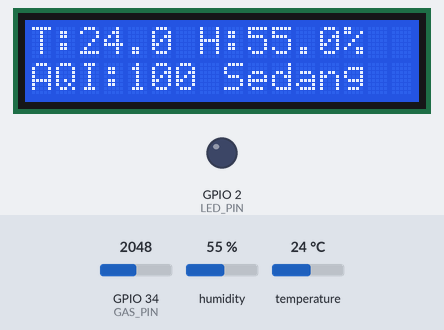
The program below on a simulated ESP32. On the bench: 16×2 character LCD, output pins drawn as LEDs (lit = HIGH). The inputs (shaded band) are chosen by the test bench; at power-on: GPIO 34 (GAS_PIN) = 2048, humidity 55 %, temperature 24 °C. WiFi joins after 1.5 s; servers stay silent unless stated; no MQTT or app messages arrive unless stated; what the program prints to the serial monitor is not drawn.

Above: at 2.7 s.
2.8 s: GPIO 34 (GAS_PIN) set to 2120
At 5.7 s:
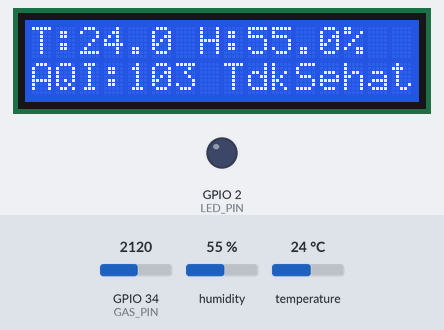
6.7 s: GPIO 34 (GAS_PIN) set to 491
At 8.3 s:
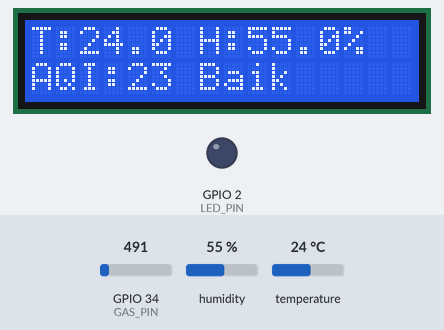
10.6 s: humidity set to 22 %
At 12.1 s:
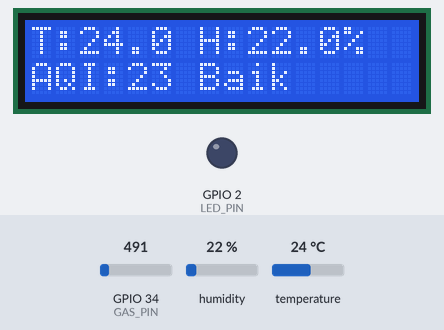
14.5 s: temperature set to 12 °C
At 18.5 s:
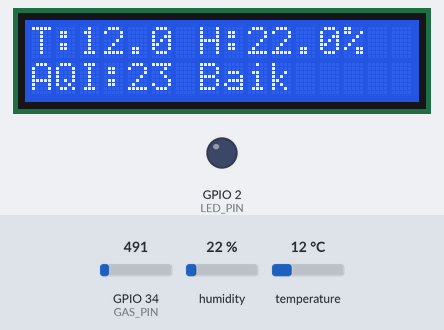
18.8 s: humidity set to 40 %
At 21.3 s:
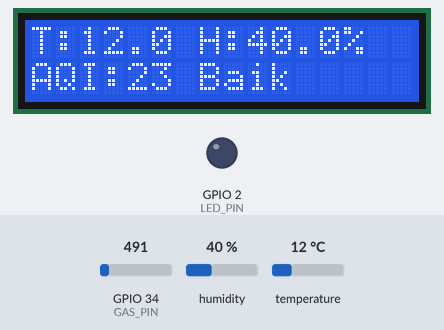
22.7 s: GPIO 34 (GAS_PIN) set to 260
At 23.9 s:
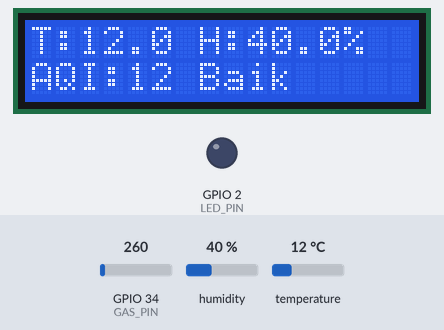
Timing chart, 0 to 25.7 s (numbered marks = the images above; inputs shaded):
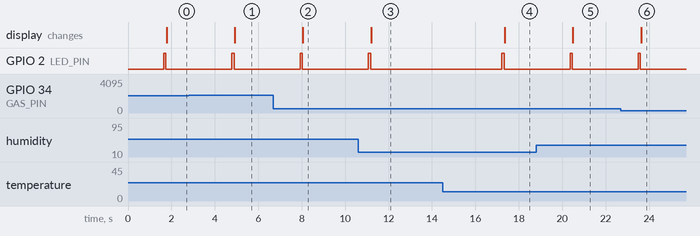

Measured:
- the behaviour switches between 2067 and 2068 on GPIO 34 (GAS_PIN) (found by bisection; images 0 and 1)
- after the input at 2.8 s, GPIO 2 (LED_PIN): LOW → HIGH after 2.0 s, → LOW 0.10 s later; the display: changes after 2.1 s (image 1)
- after the input at 6.7 s, GPIO 2 (LED_PIN): LOW → HIGH after 1.2 s, → LOW 0.10 s later; the display: changes after 1.4 s (image 2)
- after the input at 10.6 s, GPIO 2 (LED_PIN): LOW → HIGH after 0.47 s, → LOW 0.10 s later; the display: changes after 0.60 s (image 3)
- after the input at 14.5 s, GPIO 2 (LED_PIN): LOW → HIGH after 2.7 s, → LOW 0.10 s later; the display: changes after 2.9 s (image 4)
- after the input at 18.8 s, GPIO 2 (LED_PIN): LOW → HIGH after 1.6 s, → LOW 0.10 s later; the display: changes after 1.7 s (image 5)
- after the input at 22.7 s, GPIO 2 (LED_PIN): LOW → HIGH after 0.80 s, → LOW 0.10 s later; the display: changes after 0.93 s (image 6)

The program:

main.cpp
```cpp
#include <Arduino.h>

#include <WiFi.h>
#include <PubSubClient.h>
#include <DHTesp.h>
#include <LiquidCrystal_I2C.h>

// ======================
// WIFI
// ======================

const char* ssid = "Wokwi-GUEST";
const char* password = "";

// ======================
// MQTT
// ======================

const char* mqtt_server = "broker.mqttdashboard.com";

WiFiClient espClient;
PubSubClient client(espClient);

// ======================
// SENSORS
// ======================

DHTesp dhtSensor;
const int DHT_PIN = 15;
const int GAS_PIN = 34;
const int LED_PIN = 2;

// ======================
// LCD
// ======================
LiquidCrystal_I2C lcd(0x27, 16, 2);

// ======================
// LAST VALUES (To prevent duplicate sending)
// ======================
float last_temp = -999.0;
float last_hum = -999.0;
int last_aqi = -999;

// ======================
// CONNECT WIFI
// ======================

void setup_wifi() {
  Serial.println();
  Serial.print("Connecting to WiFi");

  WiFi.begin(ssid, password);

  while (WiFi.status() != WL_CONNECTED) {
    delay(500);
    Serial.print(".");
  }

  Serial.println("");
  Serial.println("WiFi Connected");
  Serial.println(WiFi.localIP());
}

// ======================
// CONNECT MQTT
// ======================

void reconnect_mqtt() {
  while (!client.connected()) {
    Serial.print("Connecting MQTT...");

    if (client.connect("ESP32Client_MonitoringUdara")) {
      Serial.println("connected");
    } else {
      Serial.print("failed, rc=");
      Serial.print(client.state());
      Serial.println(" retrying...");
      delay(2000);
    }
  }
}

// ======================
// SETUP
// ======================

void setup() {
  Serial.begin(115200);

  Serial.println("ESP32 START");

  // LCD Setup
  lcd.init();
  lcd.backlight();
  lcd.setCursor(0, 0);
  lcd.print("Connecting WiFi");

  dhtSensor.setup(DHT_PIN, DHTesp::DHT22);
  pinMode(GAS_PIN, INPUT);
  pinMode(LED_PIN, OUTPUT);

  setup_wifi();

  client.setServer(mqtt_server, 1883);
}

// ======================
// LOOP
// ======================

void loop() {

  if (!client.connected()) {
    reconnect_mqtt();
  }

  client.loop();

  TempAndHumidity data = dhtSensor.getTempAndHumidity();

  float temperature = data.temperature;
  float humidity = data.humidity;
  int aqi_raw = analogRead(GAS_PIN);

  // Convert analog (0-4095) to a 0-200 scale for AQI
  int aqi = map(aqi_raw, 0, 4095, 0, 200);

  // Jika tidak ada perubahan data, abaikan dan tunggu
  if (temperature == last_temp && humidity == last_hum && aqi == last_aqi) {
    delay(3000);
    return;
  }

  // Update last values
  last_temp = temperature;
  last_hum = humidity;
  last_aqi = aqi;

  // Determine status for Serial
  String aqiStatus = "Berbahaya";
  if (aqi <= 50) aqiStatus = "Baik / Good";
  else if (aqi <= 100) aqiStatus = "Sedang / Moderate";
  else if (aqi <= 150) aqiStatus = "Tidak Sehat";
  else if (aqi <= 200) aqiStatus = "Tidak Sehat";
  else if (aqi <= 300) aqiStatus = "Sangat Tidak Sehat";

  Serial.println("====== SENSOR ======");
  Serial.print("Temperature: ");
  Serial.println(temperature);

  Serial.print("Humidity: ");
  Serial.println(humidity);

  Serial.print("AQI: ");
  Serial.print(aqi);
  Serial.print(" (");
  Serial.print(aqiStatus);
  Serial.println(")");

  // MQTT Publish
  String payload =
    String("{\"temperature\":") + temperature +
    ",\"humidity\":" + humidity +
    ",\"aqi\":" + aqi + "}";

  client.publish("monitoring-udara", payload.c_str());

  // Blink LED
  digitalWrite(LED_PIN, HIGH);
  delay(100);
  digitalWrite(LED_PIN, LOW);

  // Update LCD
  lcd.clear();
  lcd.setCursor(0, 0);
  lcd.print("T:");
  lcd.print(temperature, 1);
  lcd.print(" H:");
  lcd.print(humidity, 1);
  lcd.print("%");

  lcd.setCursor(0, 1);
  lcd.print("AQI:");
  lcd.print(aqi);
  lcd.print(" ");
  // Shorten for LCD 16 chars limit
  if (aqi <= 50) lcd.print("Baik");
  else if (aqi <= 100) lcd.print("Sedang");
  else if (aqi <= 200) lcd.print("TdkSehat");
  else if (aqi <= 300) lcd.print("Sangat TS");
  else lcd.print("Bahaya");

  Serial.println("MQTT Published");
  Serial.println(payload);

  delay(3000);
}
```
